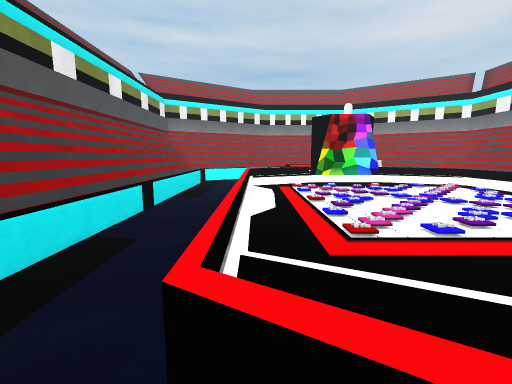
View 1 (above)

15 first-person views from a walk through a scene from a Unity 3-D project. The camera is 1.3 m above the floor, tilts 8° down and sees 90° across. The floor is counted in squares, 1 m on a side. Each view is taken from the middle of a square. On the plan, view 1 faces up. The plan holds only what a view shows up to about 13 squares ahead; the rest is blank. The place goes on beyond the plan. The player is left out. Surface patterns are stand-ins for the level's own textures.

View 2
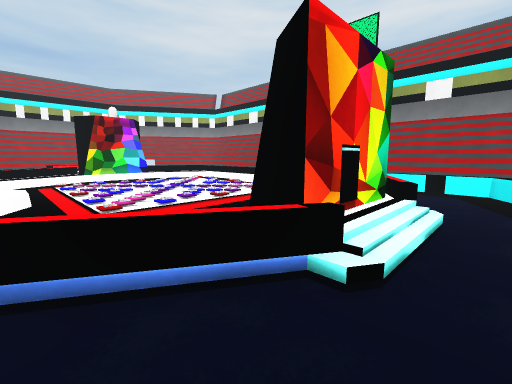

View 3
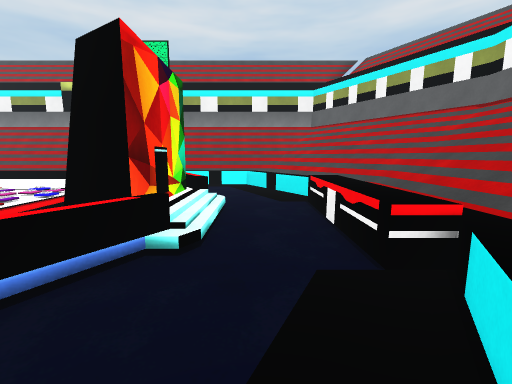

View 4
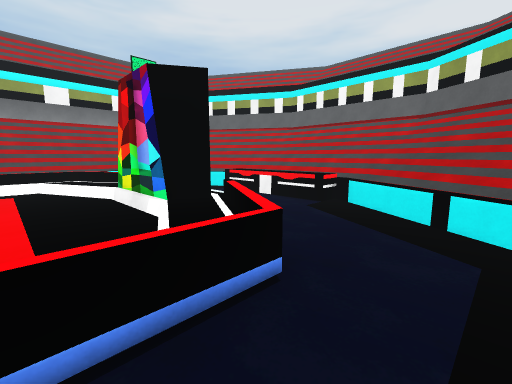

View 5
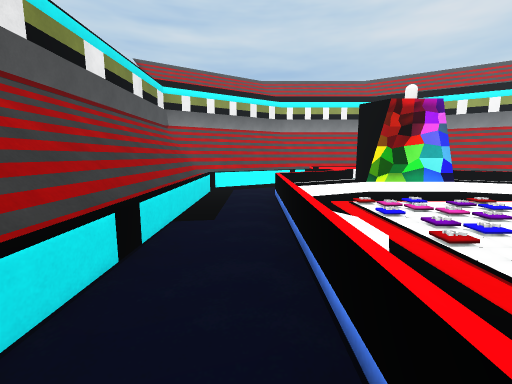

View 6
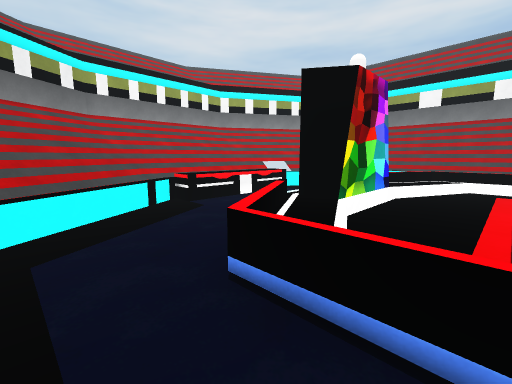

View 7
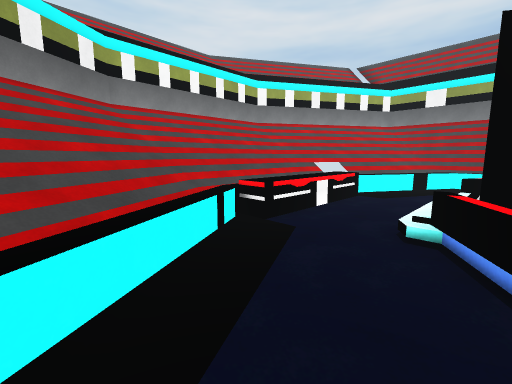

View 8
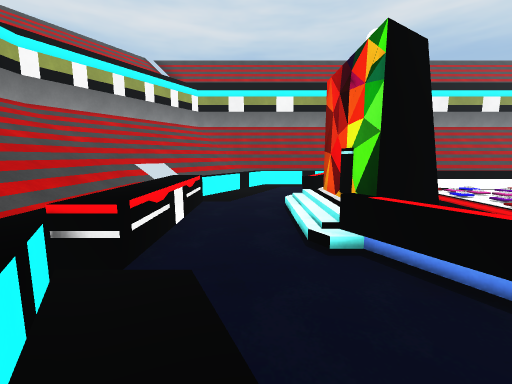

View 9
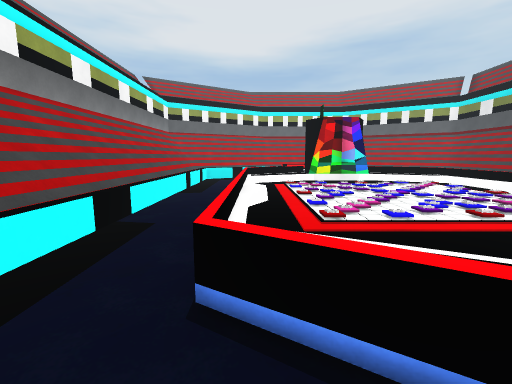

View 10
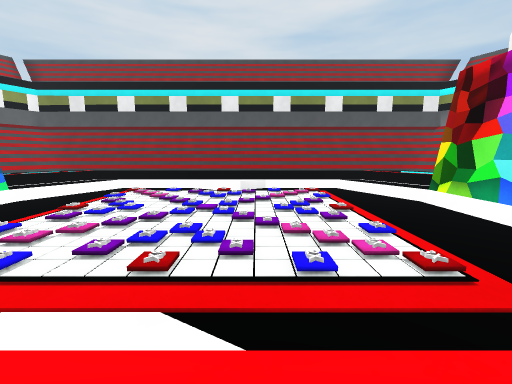

View 11
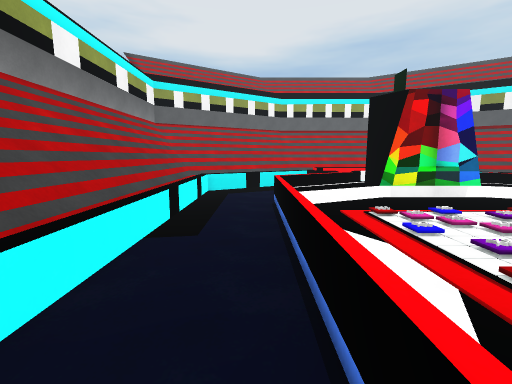

View 12
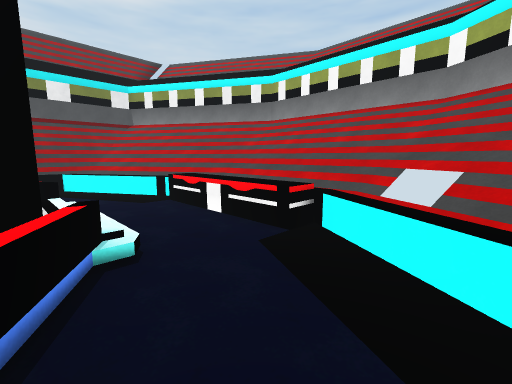

View 13
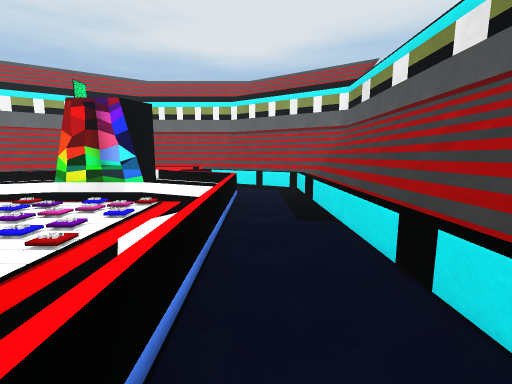

View 14
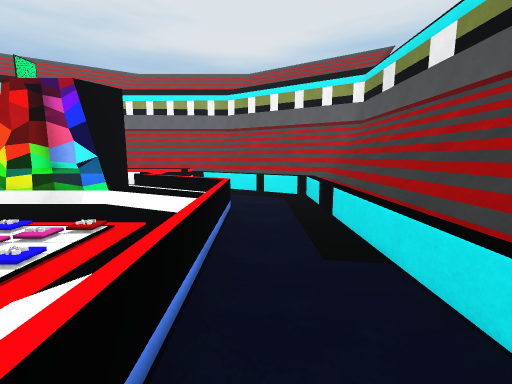

View 15
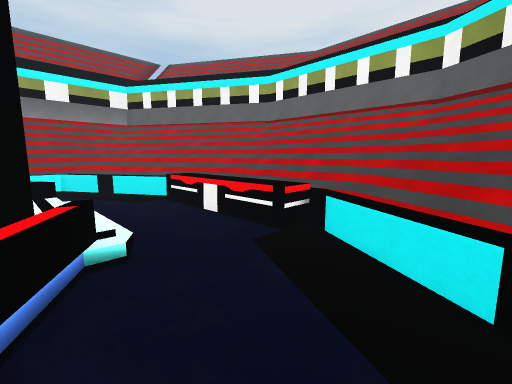

### Floor plan
Key: @ floor where view 1 was taken; # wall or solid block; . main floor; : floor 0.25 m higher than the main floor; + floor 0.5 m higher than the main floor; / step, stairs or slope; = window, fence, low wall or low ledge; ^ raised ledge.
Columns run from 4 left of view 1 to 13 right of it. Each row starts with its distance up from view 1.
 18    ^^^^^^^^^^^
 17  ^^^^^^^   =^^^^
 16 ^^^^=.^^^^^==^^^^
 15 ^^^.=.......=.^^^^
 14 ^^=...........=^^^
 13 ^^..../////....^^^
 12 ^^...==###==...^^^
 11 ^^..=++###++=..^^^
 10 ^^..=:::::::+..^^^
  9 ^^..=::::::::..^^^
  8 ^^..=::::::::..^^^
  7 ^^..=::::::::..^^^
  6 ^^..=:::::::+..^^^
  5 ^^..=::::::::..^^^
  4 ^^..=::::::::..^^^
  3 ^^..=::::::::..^^^
  2 ^^..=:::::::+..^^^
  1 ^^..=++###++=..^^^
  0 ^^..@==###==...^^^
 -1 ^^..../////....^^^
 -2 ^^=...........=^^^
 -3 ^^^.=.......=.^^^^
 -4 ^^^^^.^^^^^^^^^^^
 -5  ^^^^^^^   ^^^^^
 -6    ^^^^^^^^^^^

Where each view was taken, in squares from view 1:
view 1: 0 up, 0 right, facing up
view 2: 2 down, 0 right, facing up-right
view 3: 2 down, 1 left, facing right
view 4: 3 up, 2 left, facing down-right
view 5: 3 up, 1 left, facing up
view 6: 9 up, 2 left, facing up-right
view 7: 12 up, 2 left, facing up-right
view 8: 14 up, 1 left, facing right
view 9: 13 up, 8 right, facing down
view 10: 7 up, 9 right, facing left
view 11: 8 up, 9 right, facing down
view 12: 12 up, 9 right, facing up-left
view 13: 9 up, 1 left, facing down
view 14: 7 up, 1 left, facing down
view 15: 0 up, 1 left, facing down-right
